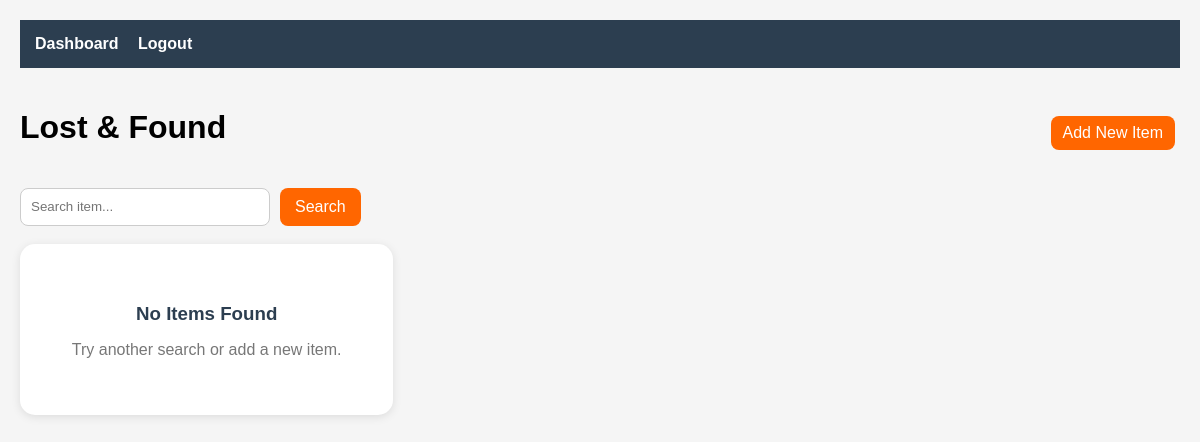
Before: /lost_found/view.php with the older database file.
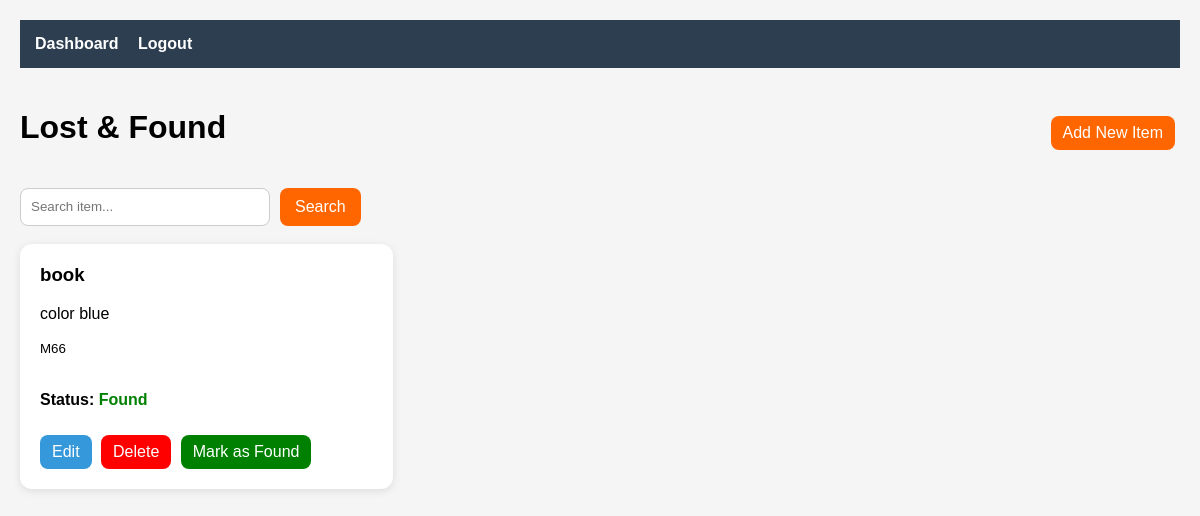
After: the same page with the newer database file.
### tables this page shows
CREATE TABLE `lost_items` (
  `id` int(11) NOT NULL,
  `user_id` int(11) DEFAULT NULL,
  `title` varchar(150) DEFAULT NULL,
  `description` text DEFAULT NULL,
  `location` varchar(150) DEFAULT NULL,
  `status` enum('lost','found') DEFAULT 'lost',
  `created_at` timestamp NOT NULL DEFAULT current_timestamp()
);

### lost_found/view.php (the view, shortened to what this page needs)
<?php
include "../database/db_connection.php";
$search = "";
$is_search =
    isset($_GET['search']) &&
    $_GET['search'] !== "";
if ($is_search) {
    $search = $_GET['search'];
    $sql = "
    SELECT * FROM lost_items
    WHERE title LIKE '%$search%'
    OR description LIKE '%$search%'
    OR location LIKE '%$search%'
    ORDER BY created_at DESC
    ";
} else {
    $sql = "
    SELECT * FROM lost_items
    ORDER BY created_at DESC
    ";
}
$result = mysqli_query($conn, $sql);
?>
<!DOCTYPE html>
<html>
<head>
    <link rel="stylesheet"
          href="../assets/css/lostfound.css">
</head>
<body>
<div class="navbar">
   <a href="../<?php echo $_SESSION['role']; ?>/dashboard.php">
        Dashboard
    </a>
    <a href="../auth/logout.php">
        Logout
    </a>
</div>
<div class="container">
    <div class="top-bar">
        <h1>Lost & Found</h1>
        <a class="btn add-btn"
           href="add_lost_item.php">
           Add New Item
        </a>
    </div>
    <form class="search-form" method="GET">
        <input type="text"
               name="search"
               placeholder="Search item..."
               value="<?php echo $search; ?>">
        <button type="submit">
            Search
        </button>
    </form>
    <br>
    <div class="items-grid">
    <?php
    if (mysqli_num_rows($result) > 0) {
        while ($row = mysqli_fetch_assoc($result)) {
    ?>
    <div class="item-card">
        <h3>
            <?php echo $row['title']; ?>
        </h3>
        <p>
            <?php echo $row['description']; ?>
        </p>
        <small>
            <?php echo $row['location']; ?>
        </small>
        <br><br>
        <p>
            <strong>Status:</strong>
            <span class="status <?= $row['status'] ?>">
                <?= ucfirst($row['status']) ?>
            </span>
        </p>
        <a class="btn btn-edit"
           href="edit_item.php?id=<?php echo $row['id']; ?>">
           Edit
        </a>
        <a class="btn btn-delete"
   href="view.php?delete=<?php echo $row['id']; ?>"
   onclick="return confirm('Are you sure you want to delete this item?')">
           Delete
        </a>
        <a class="btn btn-found"
           href="view.php?found=<?php echo $row['id']; ?>">
           Mark as Found
        </a>
    </div>
    <?php
        }
    } else {
        echo "
<div class='empty-state'>
    <h3>No Items Found</h3>
    <p>
        Try another search or add a new item.
    </p>
</div>
";
    }
    ?>
    </div>
</div>
</body>
</html>

Changed rows visible on the page:
added lost_items: title "book", description "color blue", location "M66", status "Found"
Other visible differences:
text no longer shown: "No Items Found Try another search or add a new item."
